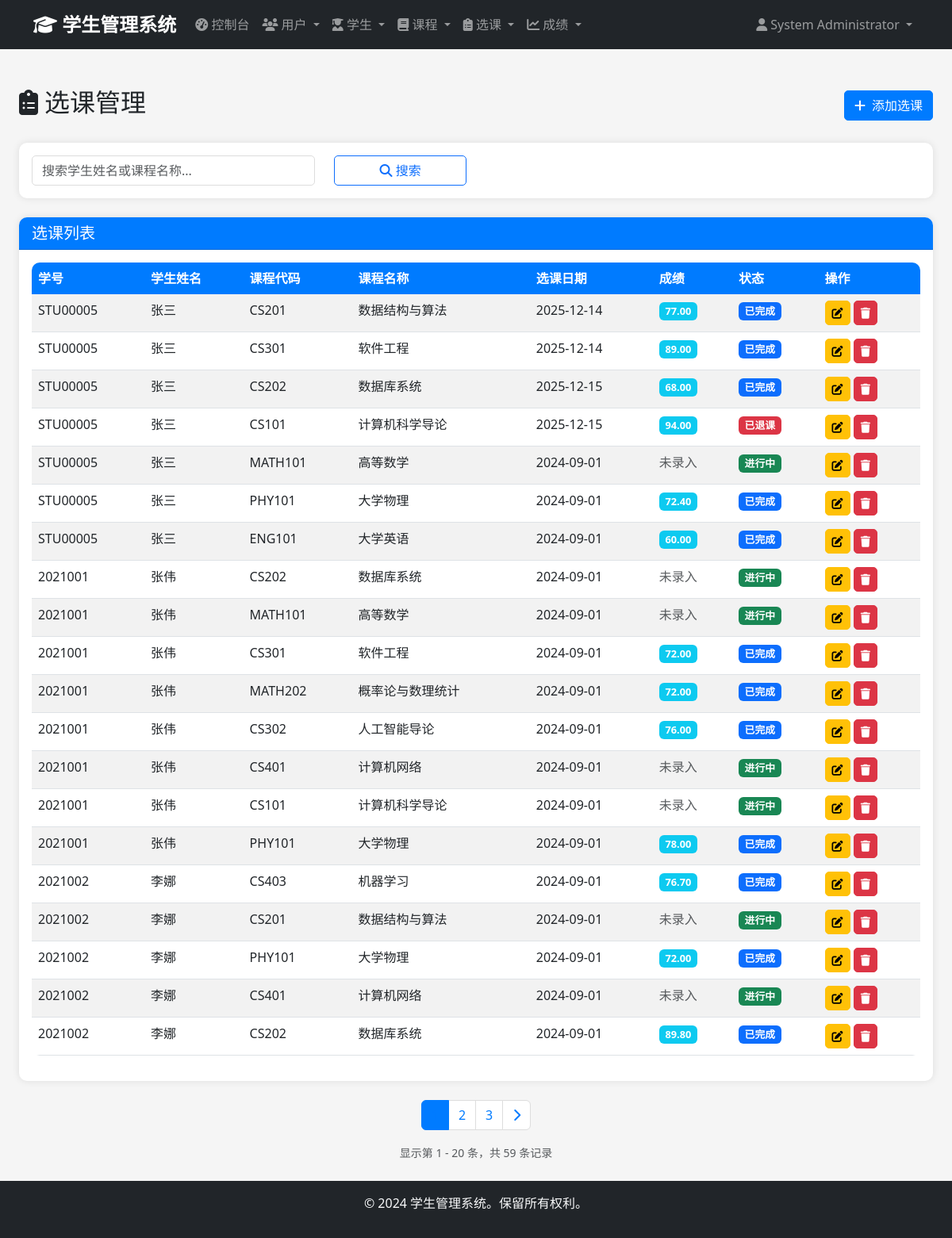
Page /admin/enrollments (signed in) on the earlier database version.
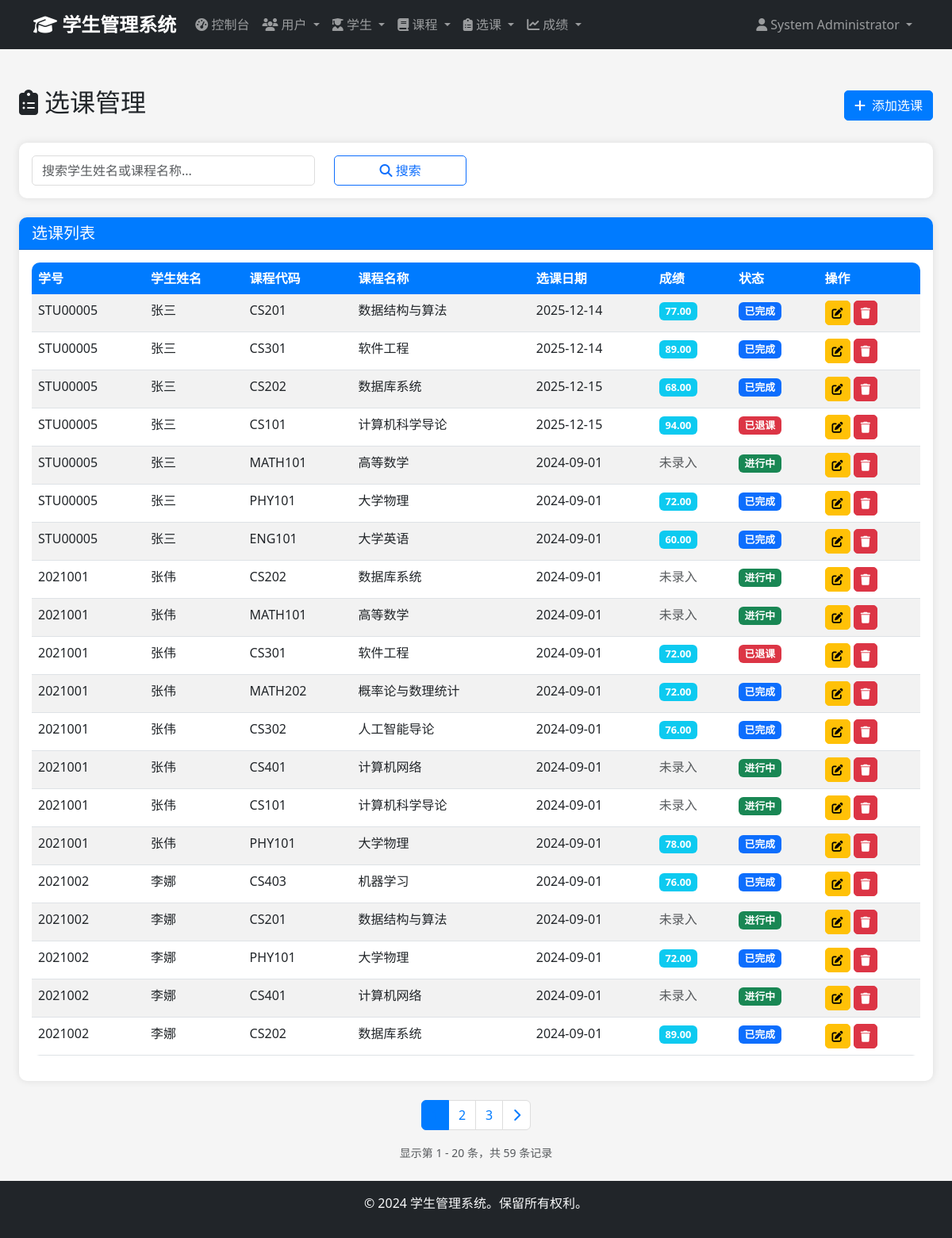
Same page on the later database version.
### app/models/user.py (models this page shows, shortened)
class User(UserMixin, db.Model):
    __tablename__ = 'users'
    id = db.Column(db.Integer, primary_key=True)
    username = db.Column(db.String(50), unique=True, nullable=False)
    email = db.Column(db.String(100), unique=True, nullable=False)
    password_hash = db.Column(db.String(255), nullable=False)
    full_name = db.Column(db.String(100), nullable=False)
    phone = db.Column(db.String(20))
    role = db.Column(db.Enum('admin', 'student', name='user_role'), nullable=False, default='student')
    is_active = db.Column(db.Boolean, default=True)
    created_at = db.Column(db.DateTime, default=datetime.utcnow)
    updated_at = db.Column(db.DateTime, default=datetime.utcnow, onupdate=datetime.utcnow)
    administrator = db.relationship('Administrator', backref='user', uselist=False, cascade='all, delete-orphan')
    def is_admin(self):
        return self.role == 'admin'

### app/models/enrollment.py (models this page shows, shortened)
class Enrollment(db.Model):
    __tablename__ = 'enrollments'
    id = db.Column(db.Integer, primary_key=True)
    student_id = db.Column(db.Integer, db.ForeignKey('students.id'), nullable=False)
    course_id = db.Column(db.Integer, db.ForeignKey('courses.id'), nullable=False)
    enrollment_date = db.Column(db.Date, nullable=False, default=date.today)
    status = db.Column(db.Enum('enrolled', 'completed', 'dropped', 'withdrawn', name='enrollment_status'),
                       default='enrolled')
    grade = db.Column(db.Numeric(5, 2))
    created_at = db.Column(db.DateTime, default=datetime.utcnow)
    updated_at = db.Column(db.DateTime, default=datetime.utcnow, onupdate=datetime.utcnow)
    __table_args__ = (db.UniqueConstraint('student_id', 'course_id', name='unique_enrollment'),)

### app/models/student.py (models this page shows, shortened)
class Student(db.Model):
    __tablename__ = 'students'
    id = db.Column(db.Integer, primary_key=True)
    student_id = db.Column(db.String(20), unique=True, nullable=False)
    first_name = db.Column(db.String(50), nullable=False)
    last_name = db.Column(db.String(50), nullable=False)
    birth_date = db.Column(db.Date)
    gender = db.Column(db.Enum('Male', 'Female', 'Other', name='gender'))
    email = db.Column(db.String(100), unique=True, nullable=False)
    phone = db.Column(db.String(20))
    address = db.Column(db.Text)
    major = db.Column(db.String(100))
    enrollment_year = db.Column(db.Integer)
    created_at = db.Column(db.DateTime, default=datetime.utcnow)
    updated_at = db.Column(db.DateTime, default=datetime.utcnow, onupdate=datetime.utcnow)
    enrollments = db.relationship('Enrollment', backref='student', lazy='dynamic', cascade='all, delete-orphan')

### app/models/course.py (models this page shows, shortened)
class Course(db.Model):
    __tablename__ = 'courses'
    id = db.Column(db.Integer, primary_key=True)
    course_code = db.Column(db.String(20), unique=True, nullable=False)
    course_name = db.Column(db.String(100), nullable=False)
    description = db.Column(db.Text)
    credits = db.Column(db.Integer, nullable=False, default=3)
    department = db.Column(db.String(100))
    instructor = db.Column(db.String(100))
    created_at = db.Column(db.DateTime, default=datetime.utcnow)
    updated_at = db.Column(db.DateTime, default=datetime.utcnow, onupdate=datetime.utcnow)
    enrollments = db.relationship('Enrollment', backref='course', lazy='dynamic', cascade='all, delete-orphan')

### app/views/admin.py (the view, shortened to what this page needs)
@admin_bp.route('/enrollments')
@login_required
@admin_required
def enrollments():
    page = request.args.get('page', 1, type=int)
    search = request.args.get('search', '')
    status_filter = request.args.get('status', '')
    query = Enrollment.query.join(Student).join(Course)
    if status_filter:
        query = query.filter(Enrollment.status == status_filter)
    enrollments = query.paginate(
        page=page,
        per_page=20,
        error_out=False
    )
    return render_template('admin/enrollments/index.html', enrollments=enrollments, search=search, status_filter=status_filter)

### app/views/auth.py (called while the page is built)
def admin_required(f):
    @wraps(f)
    def decorated_function(*args, **kwargs):
        if not current_user.is_authenticated or not current_user.is_admin():
            flash('访问被拒绝。需要管理员权限。', 'error')
            return redirect(url_for('auth.login'))
        return f(*args, **kwargs)
    return decorated_function

### app/templates/admin/enrollments/index.html (shortened to what this page needs)
{% extends "base.html" %}
{% block content %}
<div class="container-fluid mt-4">
    <div class="d-flex justify-content-between align-items-center mb-4">
        <div class="d-flex align-items-center">
            <h2>
                <i class="fas fa-clipboard-list me-2"></i>选课管理
            </h2>
        </div>
        <a href="{{ url_for('admin.create_enrollment') }}" class="btn btn-primary">
            <i class="fas fa-plus me-2"></i>添加选课
        </a>
    </div>
    <div class="card mb-4">
        <div class="card-body">
            <form method="GET" action="{{ url_for('admin.enrollments') }}">
                <div class="row">
                    <div class="col-md-4">
                        <input type="text" class="form-control" name="search" placeholder="搜索学生姓名或课程名称..."
                               value="{{ search }}">
                    </div>
                    <div class="col-md-2">
                        <button type="submit" class="btn btn-outline-primary w-100">
                            <i class="fas fa-search"></i> 搜索
                        </button>
                    </div>
                </div>
            </form>
        </div>
    </div>
    <div class="card">
        <div class="card-header">
            <h5 class="mb-0">选课列表</h5>
        </div>
        <div class="card-body">
            {% if enrollments %}
            <div class="table-responsive">
                <table class="table table-striped">
                    <thead>
                        <tr>
                            <th>学号</th>
                            <th>学生姓名</th>
                            <th>课程代码</th>
                            <th>课程名称</th>
                            <th>选课日期</th>
                            <th>成绩</th>
                            <th>状态</th>
                            <th>操作</th>
                        </tr>
                    </thead>
                    <tbody>
                        {% for enrollment in enrollments %}
                        <tr>
                            <td>{{ enrollment.student.student_id }}</td>
                            <td>{{ enrollment.student.first_name }}{{ enrollment.student.last_name }}</td>
                            <td>{{ enrollment.course.course_code }}</td>
                            <td>{{ enrollment.course.course_name }}</td>
                            <td>{{ enrollment.enrollment_date.strftime('%Y-%m-%d') if enrollment.enrollment_date else '-' }}</td>
                            <td>
                                {% if enrollment.grade is not none %}
                                    <span class="badge bg-info">{{ enrollment.grade }}</span>
                                {% else %}
                                    <span class="text-muted">未录入</span>
                                {% endif %}
                            </td>
                            <td>
                                {% if enrollment.status == 'enrolled' %}
                                    <span class="badge bg-success">进行中</span>
                                {% elif enrollment.status == 'completed' %}
                                    <span class="badge bg-primary">已完成</span>
                                {% else %}
                                    <span class="badge bg-danger">已退课</span>
                                {% endif %}
                            </td>
                            <td>
                                <a href="{{ url_for('admin.edit_enrollment', enrollment_id=enrollment.id) }}"
                                   class="btn btn-sm btn-warning" title="编辑">
                                    <i class="fas fa-edit"></i>
                                </a>
                                <button type="button" class="btn btn-sm btn-danger delete-enrollment"
                                        data-id="{{ enrollment.id }}"
                                        data-student="{{ enrollment.student.first_name }}{{ enrollment.student.last_name }}"
                                        data-course="{{ enrollment.course.course_name }}" title="删除">
                                    <i class="fas fa-trash"></i>
                                </button>
                            </td>
                        </tr>
                        {% endfor %}
                    </tbody>
                </table>
            </div>
            {% endif %}
        </div>
    </div>
    {% if enrollments.pages > 1 %}
    <nav aria-label="选课列表分页" class="mt-4">
        <ul class="pagination justify-content-center">
            {% for page_num in enrollments.iter_pages() %}
                {% if page_num %}
                    {% if page_num != enrollments.page %}
                    <li class="page-item">
                        <a class="page-link" href="{{ url_for('admin.enrollments', page=page_num, search=search, status=status_filter) }}">{{ page_num }}</a>
                    </li>
                    {% else %}
                    <li class="page-item active">
                        <span class="page-link">{{ page_num }}</span>
                    </li>
                    {% endif %}
                {% else %}
                <li class="page-item disabled">
                    <span class="page-link">…</span>
                </li>
                {% endif %}
            {% endfor %}
            {% if enrollments.has_next %}
            <li class="page-item">
                <a class="page-link" href="{{ url_for('admin.enrollments', page=enrollments.next_num, search=search, status=status_filter) }}">
                    <i class="fas fa-chevron-right"></i>
                </a>
            </li>
            {% endif %}
        </ul>
    </nav>
    <div class="text-center text-muted mt-2">
        <small>
            显示第 {{ (enrollments.page - 1) * enrollments.per_page + 1 }} -
            {{ enrollments.page * enrollments.per_page if enrollments.page * enrollments.per_page < enrollments.total else enrollments.total }}
            条，共 {{ enrollments.total }} 条记录
        </small>
    </div>
    {% endif %}
</div>
{% endblock %}

### app/templates/base.html (shortened to what this page needs)
<!DOCTYPE html>
<html lang="zh-CN">
<head>
    <link href="https://cdn.jsdelivr.net/npm/bootstrap@5.3.0/dist/css/bootstrap.min.css" rel="stylesheet">
    <link href="https://cdnjs.cloudflare.com/ajax/libs/font-awesome/6.4.0/css/all.min.css" rel="stylesheet">
    <link href="{{ url_for('static', filename='css/style.css') }}" rel="stylesheet">
</head>
<body>
    {% if current_user.is_authenticated %}
    <nav class="navbar navbar-expand-lg navbar-dark bg-dark">
        <div class="container">
            <a class="navbar-brand" href="{{ url_for('main.dashboard') }}">
                <i class="fas fa-graduation-cap"></i> 学生管理系统
            </a>
            <div class="collapse navbar-collapse" id="navbarNav">
                <ul class="navbar-nav me-auto">
                    {% if current_user.is_admin() %}
                    <li class="nav-item">
                        <a class="nav-link" href="{{ url_for('admin.dashboard') }}">
                            <i class="fas fa-tachometer-alt"></i> 控制台
                        </a>
                    </li>
                    <li class="nav-item dropdown">
                        <a class="nav-link dropdown-toggle" href="#" data-bs-toggle="dropdown">
                            <i class="fas fa-users"></i> 用户
                        </a>
                    </li>
                    <li class="nav-item dropdown">
                        <a class="nav-link dropdown-toggle" href="#" data-bs-toggle="dropdown">
                            <i class="fas fa-user-graduate"></i> 学生
                        </a>
                    </li>
                    <li class="nav-item dropdown">
                        <a class="nav-link dropdown-toggle" href="#" data-bs-toggle="dropdown">
                            <i class="fas fa-book"></i> 课程
                        </a>
                    </li>
                    <li class="nav-item dropdown">
                        <a class="nav-link dropdown-toggle" href="#" data-bs-toggle="dropdown">
                            <i class="fas fa-clipboard-list"></i> 选课
                        </a>
                    </li>
                    <li class="nav-item dropdown">
                        <a class="nav-link dropdown-toggle" href="#" data-bs-toggle="dropdown">
                            <i class="fas fa-chart-line"></i> 成绩
                        </a>
                    </li>
                    {% endif %}
                </ul>
                <ul class="navbar-nav">
                    <li class="nav-item dropdown">
                        <a class="nav-link dropdown-toggle" href="#" data-bs-toggle="dropdown">
                            <i class="fas fa-user"></i> {{ current_user.full_name }}
                        </a>
                    </li>
                </ul>
            </div>
        </div>
    </nav>
    {% endif %}
    <main class="container-fluid py-4">
        {% block content %}{% endblock %}
    </main>
    <footer class="bg-dark text-light text-center py-3 mt-auto">
        <div class="container">
            <p>&copy; 2024 学生管理系统。保留所有权利。</p>
        </div>
    </footer>
</body>
</html>

### app/static/css/style.css (style rules this page uses)
:root { --primary-color: #007bff; --secondary-color: #6c757d; --success-color: #28a745; --danger-color: #dc3545; --warning-color: #ffc107; --info-color: #17a2b8; --dark-color: #343a40; --light-color: #f8f9fa; }
body { min-height: 100vh; display: flex; flex-direction: column; background-color: #f5f5f5; font-family: 'Segoe UI', Tahoma, Geneva, Verdana, sans-serif; }
main { flex: 1; }
.navbar-brand { font-weight: bold; font-size: 1.5rem; }
.navbar-nav .nav-link { transition: color 0.3s; }
.card { border: none; border-radius: 10px; box-shadow: 0 0 10px rgba(0,0,0,0.1); transition: transform 0.3s, box-shadow 0.3s; }
.card-header { background-color: var(--primary-color); color: white; border-radius: 10px 10px 0 0 !important; font-weight: 600; }
.btn { border-radius: 5px; transition: all 0.3s; }
.btn-primary { background-color: var(--primary-color); border-color: var(--primary-color); }
.btn-danger { background-color: var(--danger-color); border-color: var(--danger-color); }
.table { background-color: white; border-radius: 10px; overflow: hidden; }
.table thead th { background-color: var(--primary-color); color: white; border: none; }
.form-control, .form-select { border-radius: 5px; border: 1px solid #ddd; transition: border-color 0.3s, box-shadow 0.3s; }
footer { margin-top: auto; }
.pagination .page-link { color: var(--primary-color); border-color: #ddd; }
.pagination .page-item.active .page-link { background-color: var(--primary-color); border-color: var(--primary-color); }
.badge { font-size: 0.8rem; padding: 0.4em 0.6em; }

Differences in the rows shown:
changed through a linked row, Enrollment (number 1 of 20 on the later page): student.first_name "张三" → "张"; student.last_name (not shown) → "三"
changed through a linked row, Enrollment (number 2 of 20 on the later page): student.first_name "张三" → "张"; student.last_name (not shown) → "三"
changed through a linked row, Enrollment (number 3 of 20 on the later page): student.first_name "张三" → "张"; student.last_name (not shown) → "三"
changed through a linked row, Enrollment (number 4 of 20 on the later page): student.first_name "张三" → "张"; student.last_name (not shown) → "三"
changed through a linked row, Enrollment (number 5 of 20 on the later page): student.first_name "张三" → "张"; student.last_name (not shown) → "三"
changed Enrollment (number 6 of 20 on the later page): student.first_name "张三" → "张"; student.last_name (not shown) → "三"; grade "72.40" → "72.00"
changed through a linked row, Enrollment "ENG101": student.first_name "张三" → "张"; student.last_name (not shown) → "三"
changed Enrollment (number 10 of 20 on the later page): status "已完成" → "已退课"
changed Enrollment "CS403": grade "76.70" → "76.00"
changed Enrollment (number 20 of 20 on the later page): grade "89.80" → "89.00"
